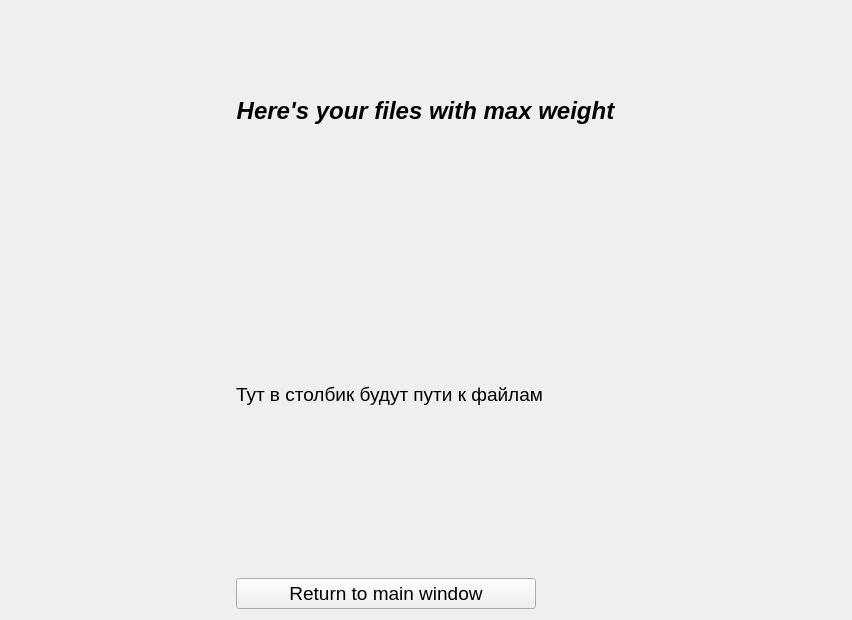
<?xml version="1.0" encoding="UTF-8"?>
<ui version="4.0">
 <class>Form</class>
 <widget class="QWidget" name="Form">
  <property name="geometry">
   <rect>
    <x>0</x>
    <y>0</y>
    <width>852</width>
    <height>620</height>
   </rect>
  </property>
  <property name="windowTitle">
   <string>Form</string>
  </property>
  <layout class="QGridLayout" name="gridLayout_2">
   <item row="0" column="0">
    <layout class="QGridLayout" name="gridLayout">
     <item row="3" column="0">
      <widget class="QPushButton" name="pushButton">
       <property name="maximumSize">
        <size>
         <width>300</width>
         <height>16777215</height>
        </size>
       </property>
       <property name="font">
        <font>
         <pointsize>14</pointsize>
        </font>
       </property>
       <property name="cursor">
        <cursorShape>PointingHandCursor</cursorShape>
       </property>
       <property name="text">
        <string>Return to main window</string>
       </property>
      </widget>
     </item>
     <item row="1" column="0">
      <widget class="QLabel" name="label">
       <property name="minimumSize">
        <size>
         <width>0</width>
         <height>0</height>
        </size>
       </property>
       <property name="maximumSize">
        <size>
         <width>1100000</width>
         <height>200</height>
        </size>
       </property>
       <property name="font">
        <font>
         <pointsize>18</pointsize>
         <italic>true</italic>
         <bold>true</bold>
        </font>
       </property>
       <property name="text">
        <string>Here's your files with max weight</string>
       </property>
       <property name="alignment">
        <set>Qt::AlignCenter</set>
       </property>
      </widget>
     </item>
     <item row="2" column="0">
      <widget class="QLabel" name="label_2">
       <property name="font">
        <font>
         <pointsize>14</pointsize>
        </font>
       </property>
       <property name="text">
        <string>Тут в столбик будут пути к файлам</string>
       </property>
      </widget>
     </item>
    </layout>
   </item>
  </layout>
 </widget>
 <resources/>
 <connections/>
</ui>
